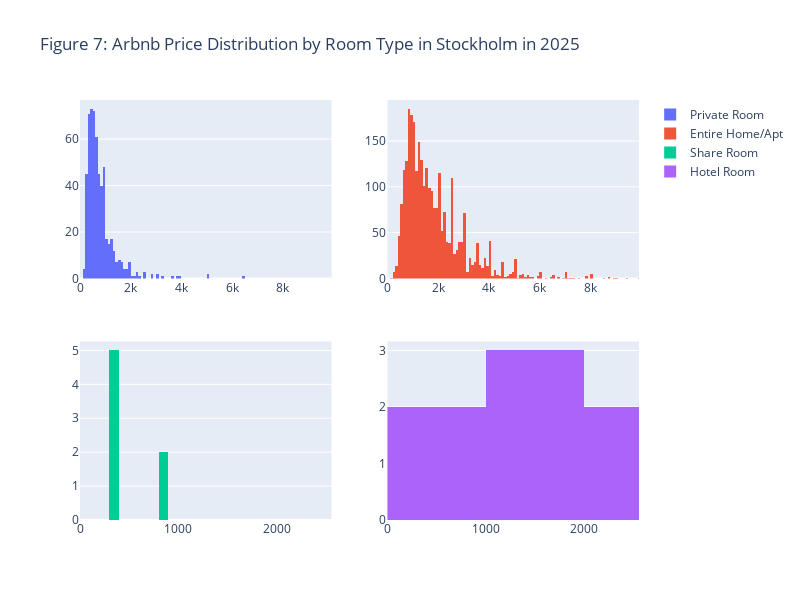

Write notebook code for a chart like this one.
### Code cell
import plotly.graph_objects as go
from plotly.subplots import make_subplots
listings.price[listings['room_type'] == 'Private room'].max()

# main graph
fig_price_by_type = make_subplots(rows = 2, cols = 2)
# eliciting data
d_pv_room = listings_cleaned['price'][listings_cleaned.room_type == 'Private room']
d_entire = listings_cleaned['price'][listings_cleaned.room_type == 'Entire home/apt']
d_share = listings_cleaned['price'][listings_cleaned.room_type == 'Shared room']
d_hotel = listings_cleaned['price'][listings_cleaned.room_type == 'Hotel room']
# unify xlim
max_price_pv_entire = max(d_pv_room.max(), d_entire.max())
max_price_share_hotel = max(d_share.max(), d_hotel.max()) *1.1
# histogram
pv_room = go.Histogram(x = d_pv_room, name = 'Private Room', xbins = dict(size=100, end= max_price_pv_entire))
entire = go.Histogram(x = d_entire, name = 'Entire Home/Apt' ,xbins= dict(size=100, end= max_price_pv_entire))
share = go.Histogram(x = d_share, name = 'Share Room', xbins= dict(size = 100, end = max_price_share_hotel))
hotel = go.Histogram(x = d_hotel, name = 'Hotel Room', xbins= dict(end = max_price_share_hotel))
# append sub plots
fig_price_by_type.append_trace(pv_room, 1 ,1)
fig_price_by_type.append_trace(entire, 1, 2)
fig_price_by_type.append_trace(share, 2, 1)
fig_price_by_type.append_trace(hotel, 2, 2)
# update xlim
fig_price_by_type.update_xaxes(range=[0, max_price_pv_entire], row= 1, col= 1)
fig_price_by_type.update_xaxes(range=[0, max_price_pv_entire], row= 1, col= 2)
fig_price_by_type.update_xaxes(range=[0, max_price_share_hotel], row= 2, col= 1)
fig_price_by_type.update_xaxes(range=[0, max_price_share_hotel], row= 2, col= 2)
# adjust overall layout
fig_price_by_type.update_layout(height=600, width=800, 
                                title_text= 'Figure 7: Arbnb Price Distribution by Room Type in Stockholm in 2025')
fig_price_by_type.show()

### Figure 1 — Plotly figure (JSON) as saved in the notebook; plotly's stock layout.template omitted (floating-point values rounded to 4 significant figures; data arrays with more than 128 entries replaced by an {"elided": "..."} marker saying what was removed)
{"data": [{"name": "Private Room", "type": "histogram", "x": {"elided": "577 int values"}, "xaxis": "x", "xbins": {"end": 9926, "size": 100}, "yaxis": "y"}, {"name": "Entire Home/Apt", "type": "histogram", "x": {"elided": "2878 int values"}, "xaxis": "x2", "xbins": {"end": 9926, "size": 100}, "yaxis": "y2"}, {"name": "Share Room", "type": "histogram", "x": [848, 350, 850, 300, 300, 300, 346], "xaxis": "x3", "xbins": {"end": 2560.0, "size": 100}, "yaxis": "y3"}, {"name": "Hotel Room", "type": "histogram", "x": [2076, 1350, 386, 2327, 1663, 491, 1965], "xaxis": "x4", "xbins": {"end": 2560.0}, "yaxis": "y4"}], "layout": {"height": 600, "title": {"text": "Figure 7: Arbnb Price Distribution by Room Type in Stockholm in 2025"}, "width": 800, "xaxis": {"anchor": "y", "domain": [0, 0.45], "range": [0, 9926]}, "xaxis2": {"anchor": "y2", "domain": [0.55, 1], "range": [0, 9926]}, "xaxis3": {"anchor": "y3", "domain": [0, 0.45], "range": [0, 2560.0]}, "xaxis4": {"anchor": "y4", "domain": [0.55, 1], "range": [0, 2560.0]}, "yaxis": {"anchor": "x", "domain": [0.575, 1]}, "yaxis2": {"anchor": "x2", "domain": [0.575, 1]}, "yaxis3": {"anchor": "x3", "domain": [0, 0.425]}, "yaxis4": {"anchor": "x4", "domain": [0, 0.425]}}}
